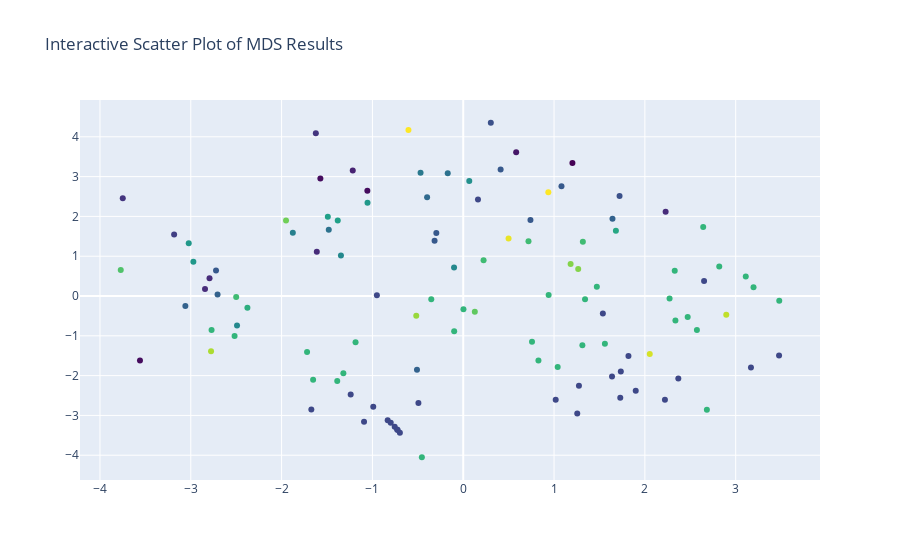

Notebook code for this chart:
### Code cell
import pandas as pd
import numpy as np
import plotly.graph_objects as go
from sklearn.manifold import MDS
from scipy.cluster.hierarchy import linkage, dendrogram
from sklearn import manifold
from sklearn.preprocessing import LabelEncoder
from sklearn import preprocessing
from sklearn.metrics import pairwise_distances

# read in xls data
data = pd.read_excel(r"C:\Users\student\Downloads\Visual Analytics\P3\VA_Project2_data.xlsx")

# label encode categorical features
le = LabelEncoder()
data['Intelligence Agency'] = le.fit_transform(data['Intelligence Agency'])
data['File Id'] = le.fit_transform(data['File Id'])
data['Crime'] = le.fit_transform(data['Crime'])
data['Name'] = le.fit_transform(data['Name'])
data[' Location'] = le.fit_transform(data[' Location'])
data[' Country'] = le.fit_transform(data[' Country'])
data[' Month'] = le.fit_transform(data[' Month'])
data['Organization'] = le.fit_transform(data['Organization'])

# fill missing values with 0
data.fillna(0, inplace=True)

# select features to use
feature_names = ['Intelligence Agency', 'File Id',' Date', ' Country', ' Month', 'Year', 'Name', 'Organization']
X = data[feature_names].values

# standardize features
scaled_data = preprocessing.scale(X)

# compute pairwise dissimilarities
dissimilarities = pairwise_distances(scaled_data, metric='euclidean')

# compute MDS
mds = MDS(dissimilarity='precomputed')
X_mds = mds.fit_transform(dissimilarities)

# create hover text with file IDs and names
#hover_text = ["File ID: " + str(file_id) + "<br>" + "Name: " + name for file_id, name in zip(data['File Id'], data['Name'])]
 # create hover text with file IDs and names
#hover_text = ["File ID: " + str(file_id) + "<br>" + "Name: " + str(name) for file_id, name in zip(data['File Id'], data['Name'])]
 
# create hover text with file IDs, names, and other information
#hover_text = ["File ID: " + str(file_id) + "<br>" + "Name: " + name + "<br>" + " Date: " + str(date) + "<br>" + " Month: " + str(month) + "<br>" + "Year: " + str(year) + "<br>" + "Location: " + location + "<br>" + "Country: " + country for file_id, name, date, month, year, location, country in zip(data['File Id'], data['Name'], data[' Date'], data[' Month'], data['Year'], data[' Location'], data[' Country'])]
 
# create hover text with file IDs, names, dates, months, years, locations, and countries
hover_text = ["File ID: " + str(file_id) + "<br>" +
              "Name: " + str(name) + "<br>" +
              "Date: " + str(date) + "<br>" +
              "Month: " + str(month) + "<br>" +
              "Year: " + str(year) + "<br>" +
              "Location: " + str(location) + "<br>" +
              "Country: " + str(country) for file_id, name, date, month, year, location, country in
              zip(data['File Id'], data['Name'], data[' Date'], data[' Month'], data['Year'], data[' Location'], data[' Country'])]
    
    
# create categorical color scale based on country
countries = data[' Country'].unique()
color_scale = [np.where(countries == c)[0][0] for c in data[' Country']]

# create scatter plot with hover text and categorical color scale
fig = go.Figure(data=go.Scatter(
    x=X_mds[:, 0], 
    y=X_mds[:, 1],
    mode='markers',
    text=hover_text,
    hoverinfo='text',
        marker=dict(
    color=color_scale,
    colorscale='Viridis'
)

    )
)

fig.update_layout(title='Interactive Scatter Plot of MDS Results')
fig.show()

### Figure 1 — Plotly figure (JSON) as saved in the notebook; plotly's stock layout.template omitted (floating-point values rounded to 4 significant figures)
{"data": [{"hoverinfo": "text", "marker": {"color": [0, 1, 2, 3, 4, 5, 6, 7, 8, 9, 10, 11, 9, 12, 13, 10, 9, 1, 14, 15, 16, 9, 17, 9, 18, 19, 10, 20, 17, 21, 4, 18, 4, 22, 5, 4, 23, 17, 9, 22, 12, 15, 7, 22, 22, 8, 24, 21, 21, 21, 21, 25, 21, 21, 21, 21, 21, 21, 21, 21, 26, 21, 21, 21, 15, 27, 21, 21, 26, 21, 21, 21, 28, 10, 7, 7, 21, 21, 21, 1, 21, 21, 29, 7, 21, 30, 21, 7, 7, 7, 7, 7, 7, 7, 7, 7, 7, 7, 7, 7, 7, 7, 7, 7, 7, 7, 7, 7, 7, 31, 32, 32, 21, 21], "colorscale": [[0, "#440154"], [0.1111, "#482878"], [0.2222, "#3e4989"], [0.3333, "#31688e"], [0.4444, "#26828e"], [0.5556, "#1f9e89"], [0.6667, "#35b779"], [0.7778, "#6ece58"], [0.8889, "#b5de2b"], [1, "#fde725"]]}, "mode": "markers", "text": ["File ID: 0<br>Name: 24<br>Date: 29.0<br>Month: 5<br>Year: 2003.0<br>Location: 21<br>Country: 11", "File ID: 1<br>Name: 20<br>Date: 0.0<br>Month: 8<br>Year: 2002.0<br>Location: 43<br>Country: 4", "File ID: 2<br>Name: 19<br>Date: 23.0<br>Month: 5<br>Year: 2003.0<br>Location: 80<br>Country: 10", "File ID: 3<br>Name: 29<br>Date: 3.0<br>Month: 8<br>Year: 2003.0<br>Location: 66<br>Country: 6", "File ID: 4<br>Name: 45<br>Date: 0.0<br>Month: 14<br>Year: 0.0<br>Location: 84<br>Country: 20", "File ID: 5<br>Name: 54<br>Date: 22.0<br>Month: 13<br>Year: 2002.0<br>Location: 52<br>Country: 0", "File ID: 6<br>Name: 1<br>Date: 0.0<br>Month: 14<br>Year: 0.0<br>Location: 82<br>Country: 16", "File ID: 7<br>Name: 22<br>Date: 0.0<br>Month: 6<br>Year: 2002.0<br>Location: 40<br>Country: 32", "File ID: 8<br>Name: 5<br>Date: 2.0<br>Month: 0<br>Year: 2003.0<br>Location: 73<br>Country: 12", "File ID: 9<br>Name: 37<br>Date: 12.0<br>Month: 5<br>Year: 2003.0<br>Location: 75<br>Country: 17", "File ID: 10<br>Name: 67<br>Date: 0.0<br>Month: 14<br>Year: 0.0<br>Location: 0<br>Country: 19", "File ID: 11<br>Name: 41<br>Date: 0.0<br>Month: 3<br>Year: 1999.0<br>Location: 94<br>Country: 13", "File ID: 12<br>Name: 64<br>Date: 15.0<br>Month: 10<br>Year: 2003.0<br>Location: 75<br>Country: 17", "File ID: 13<br>Name: 36<br>Date: 16.0<br>Month: 10<br>Year: 2003.0<br>Location: 24<br>Country: 14", "File ID: 14<br>Name: 49<br>Date: 20.0<br>Month: 7<br>Year: 2003.0<br>Location: 1<br>Country: 2", "File ID: 15<br>Name: 48<br>Date: 0.0<br>Month: 14<br>Year: 0.0<br>Location: 72<br>Country: 19", "File ID: 16<br>Name: 60<br>Date: 17.0<br>Month: 6<br>Year: 2003.0<br>Location: 75<br>Country: 17", "File ID: 17<br>Name: 46<br>Date: 1.0<br>Month: 6<br>Year: 2003.0<br>Location: 91<br>Country: 4", "File ID: 18<br>Name: 15<br>Date: 0.0<br>Month: 14<br>Year: 1990.0<br>Location: 88<br>Country: 15", "File ID: 19<br>Name: 39<br>Date: 0.0<br>Month: 14<br>Year: 1998.0<br>Location: 48<br>Country: 21", "File ID: 20<br>Name: 35<br>Date: 2.0<br>Month: 5<br>Year: 2003.0<br>Location: 76<br>Country: 18", "File ID: 21<br>Name: 21<br>Date: 0.0<br>Month: 14<br>Year: 0.0<br>Location: 31<br>Country: 17", "File ID: 22<br>Name: 17<br>Date: 19.0<br>Month: 12<br>Year: 2003.0<br>Location: 44<br>Country: 8", "File ID: 23<br>Name: 67<br>Date: 19.0<br>Month: 12<br>Year: 2003.0<br>Location: 24<br>Country: 17", "File ID: 24<br>Name: 18<br>Date: 1.0<br>Month: 11<br>Year: 2003.0<br>Location: 79<br>Country: 9", "File ID: 25<br>Name: 43<br>Date: 20.0<br>Month: 3<br>Year: 2003.0<br>Location: 65<br>Country: 27", "File ID: 26<br>Name: 48<br>Date: 27.0<br>Month: 5<br>Year: 2004.0<br>Location: 70<br>Country: 19", "File ID: 27<br>Name: 40<br>Date: 0.0<br>Month: 14<br>Year: 0.0<br>Location: 64<br>Country: 26", "File ID: 28<br>Name: 14<br>Date: 0.0<br>Month: 14<br>Year: 0.0<br>Location: 94<br>Country: 8", "File ID: 29<br>Name: 67<br>Date: 0.0<br>Month: 14<br>Year: 0.0<br>Location: 58<br>Country: 29", "File ID: 30<br>Name: 67<br>Date: 15.0<br>Month: 0<br>Year: 2004.0<br>Location: 17<br>Country: 20", "File ID: 31<br>Name: 19<br>Date: 1.0<br>Month: 10<br>Year: 2004.0<br>Location: 79<br>Country: 9", "File ID: 32<br>Name: 15<br>Date: 0.0<br>Month: 14<br>Year: 1950.0<br>Location: 81<br>Country: 20", "File ID: 33<br>Name: 39<br>Date: 25.0<br>Month: 13<br>Year: 2003.0<br>Location: 42<br>Country: 25", "File ID: 34<br>Name: 8<br>Date: 0.0<br>Month: 14<br>Year: 0.0<br>Location: 94<br>Country: 0", "File ID: 35<br>Name: 45<br>Date: 1.0<br>Month: 13<br>Year: 0.0<br>Location: 83<br>Country: 20", "File ID: 36<br>Name: 67<br>Date: 0.0<br>Month: 14<br>Year: 0.0<br>Location: 89<br>Country: 7", "File ID: 37<br>Name: 23<br>Date: 0.0<br>Month: 14<br>Year: 0.0<br>Location: 44<br>Country: 8", "File ID: 38<br>Name: 67<br>Date: 17.0<br>Month: 13<br>Year: 2004.0<br>Location: 49<br>Country: 17", "File ID: 39<br>Name: 14<br>Date: 0.0<br>Month: 14<br>Year: 0.0<br>Location: 63<br>Country: 25", "File ID: 40<br>Name: 3<br>Date: 5.0<br>Month: 12<br>Year: 2004.0<br>Location: 24<br>Country: 14", "File ID: 41<br>Name: 67<br>Date: 0.0<br>Month: 14<br>Year: 0.0<br>Location: 78<br>Country: 21", "File ID: 42<br>Name: 45<br>Date: 1.0<br>Month: 13<br>Year: 2004.0<br>Location: 94<br>Country: 32", "File ID: 43<br>Name: 40<br>Date: 1.0<br>Month: 3<br>Year: 2004.0<br>Location: 63<br>Country: 25", "File ID: 44<br>Name: 40<br>Date: 15.0<br>Month: 3<br>Year: 2004.0<br>Location: 63<br>Country: 25", "File ID: 48<br>Name: 4<br>Date: 2.0<br>Month: 1<br>Year: 2003.0<br>Location: 94<br>Country: 12", "File ID: 49<br>Name: 53<br>Date: 1.0<br>Month: 10<br>Year: 2003.0<br>Location: 55<br>Country: 28", "File ID: 50<br>Name: 10<br>Date: 29.0<br>Month: 7<br>Year: 2003.0<br>Location: 6<br>Country: 29", "File ID: 51<br>Name: 59<br>Date: 27.0<br>Month: 13<br>Year: 2003.0<br>Location: 30<br>Country: 29", "File ID: 52<br>Name: 51<br>Date: 1.0<br>Month: 12<br>Year: 2003.0<br>Location: 27<br>Country: 29", "File ID: 53<br>Name: 27<br>Date: 18.0<br>Month: 6<br>Year: 1999.0<br>Location: 29<br>Country: 29", "File ID: 54<br>Name: 2<br>Date: 1.0<br>Month: 11<br>Year: 2003.0<br>Location: 93<br>Country: 5", "File ID: 55<br>Name: 38<br>Date: 1.0<br>Month: 11<br>Year: 2003.0<br>Location: 39<br>Country: 29", "File ID: 56<br>Name: 34<br>Date: 0.0<br>Month: 14<br>Year: 0.0<br>Location: 46<br>Country: 29", "File ID: 57<br>Name: 13<br>Date: 0.0<br>Month: 12<br>Year: 2003.0<br>Location: 87<br>Country: 29", "File ID: 58<br>Name: 26<br>Date: 20.0<br>Month: 7<br>Year: 2000.0<br>Location: 36<br>Country: 29", "File ID: 59<br>Name: 63<br>Date: 22.0<br>Month: 3<br>Year: 2003.0<br>Location: 3<br>Country: 29", "File ID: 60<br>Name: 55<br>Date: 26.0<br>Month: 3<br>Year: 2003.0<br>Location: 7<br>Country: 29", "File ID: 61<br>Name: 61<br>Date: 27.0<br>Month: 11<br>Year: 2003.0<br>Location: 5<br>Country: 29", "File ID: 62<br>Name: 28<br>Date: 2.0<br>Month: 4<br>Year: 2004.0<br>Location: 59<br>Country: 29", "File ID: 63<br>Name: 11<br>Date: 1.0<br>Month: 3<br>Year: 2005.0<br>Location: 57<br>Country: 23", "File ID: 64<br>Name: 65<br>Date: 0.0<br>Month: 14<br>Year: 0.0<br>Location: 94<br>Country: 29", "File ID: 65<br>Name: 9<br>Date: 5.0<br>Month: 8<br>Year: 0.0<br>Location: 9<br>Country: 29", "File ID: 66<br>Name: 55<br>Date: 26.0<br>Month: 3<br>Year: 2003.0<br>Location: 14<br>Country: 29", "File ID: 67<br>Name: 9<br>Date: 0.0<br>Month: 8<br>Year: 2004.0<br>Location: 37<br>Country: 21", "File ID: 68<br>Name: 25<br>Date: 0.0<br>Month: 14<br>Year: 1994.0<br>Location: 10<br>Country: 24", "File ID: 69<br>Name: 47<br>Date: 12.0<br>Month: 3<br>Year: 2002.0<br>Location: 54<br>Country: 29", "File ID: 70<br>Name: 50<br>Date: 0.0<br>Month: 14<br>Year: 0.0<br>Location: 28<br>Country: 29", "File ID: 71<br>Name: 12<br>Date: 2.0<br>Month: 3<br>Year: 2003.0<br>Location: 56<br>Country: 23", "File ID: 72<br>Name: 34<br>Date: 0.0<br>Month: 14<br>Year: 0.0<br>Location: 90<br>Country: 29", "File ID: 73<br>Name: 67<br>Date: 3.0<br>Month: 2<br>Year: 2004.0<br>Location: 23<br>Country: 29", "File ID: 74<br>Name: 66<br>Date: 20.0<br>Month: 2<br>Year: 2004.0<br>Location: 68<br>Country: 29", "File ID: 75<br>Name: 44<br>Date: 1.0<br>Month: 13<br>Year: 0.0<br>Location: 4<br>Country: 3", "File ID: 76<br>Name: 48<br>Date: 24.0<br>Month: 13<br>Year: 0.0<br>Location: 71<br>Country: 19", "File ID: 77<br>Name: 67<br>Date: 0.0<br>Month: 14<br>Year: 0.0<br>Location: 94<br>Country: 32", "File ID: 78<br>Name: 12<br>Date: 14.0<br>Month: 13<br>Year: 2004.0<br>Location: 94<br>Country: 32", "File ID: 79<br>Name: 57<br>Date: 0.0<br>Month: 14<br>Year: 0.0<br>Location: 38<br>Country: 29", "File ID: 80<br>Name: 34<br>Date: 18.0<br>Month: 13<br>Year: 2004.0<br>Location: 16<br>Country: 29", "File ID: 81<br>Name: 67<br>Date: 15.0<br>Month: 12<br>Year: 2004.0<br>Location: 8<br>Country: 29", "File ID: 82<br>Name: 58<br>Date: 25.0<br>Month: 12<br>Year: 0.0<br>Location: 11<br>Country: 4", "File ID: 83<br>Name: 7<br>Date: 26.0<br>Month: 12<br>Year: 2004.0<br>Location: 2<br>Country: 29", "File ID: 84<br>Name: 9<br>Date: 27.0<br>Month: 12<br>Year: 2004.0<br>Location: 35<br>Country: 29", "File ID: 85<br>Name: 67<br>Date: 1.0<br>Month: 3<br>Year: 2004.0<br>Location: 47<br>Country: 30", "File ID: 86<br>Name: 32<br>Date: 3.0<br>Month: 3<br>Year: 2004.0<br>Location: 92<br>Country: 32", "File ID: 87<br>Name: 67<br>Date: 6.0<br>Month: 3<br>Year: 2004.0<br>Location: 77<br>Country: 29", "File ID: 88<br>Name: 56<br>Date: 29.0<br>Month: 11<br>Year: 2004.0<br>Location: 60<br>Country: 31", "File ID: 89<br>Name: 62<br>Date: 20.0<br>Month: 13<br>Year: 2004.0<br>Location: 67<br>Country: 29", "File ID: 90<br>Name: 67<br>Date: 28.0<br>Month: 9<br>Year: 2003.0<br>Location: 53<br>Country: 32", "File ID: 91<br>Name: 67<br>Date: 25.0<br>Month: 0<br>Year: 2003.0<br>Location: 13<br>Country: 32", "File ID: 92<br>Name: 67<br>Date: 0.0<br>Month: 14<br>Year: 0.0<br>Location: 74<br>Country: 32", "File ID: 93<br>Name: 46<br>Date: 15.0<br>Month: 6<br>Year: 2003.0<br>Location: 69<br>Country: 32", "File ID: 94<br>Name: 16<br>Date: 22.0<br>Month: 12<br>Year: 2003.0<br>Location: 25<br>Country: 32", "File ID: 95<br>Name: 42<br>Date: 0.0<br>Month: 14<br>Year: 0.0<br>Location: 50<br>Country: 32", "File ID: 96<br>Name: 67<br>Date: 0.0<br>Month: 14<br>Year: 0.0<br>Location: 51<br>Country: 32", "File ID: 97<br>Name: 67<br>Date: 0.0<br>Month: 14<br>Year: 0.0<br>Location: 33<br>Country: 32", "File ID: 98<br>Name: 67<br>Date: 23.0<br>Month: 12<br>Year: 2003.0<br>Location: 26<br>Country: 32", "File ID: 99<br>Name: 67<br>Date: 28.0<br>Month: 3<br>Year: 2003.0<br>Location: 20<br>Country: 32", "File ID: 100<br>Name: 15<br>Date: 0.0<br>Month: 14<br>Year: 0.0<br>Location: 34<br>Country: 32", "File ID: 101<br>Name: 31<br>Date: 1.0<br>Month: 10<br>Year: 0.0<br>Location: 22<br>Country: 32", "File ID: 102<br>Name: 67<br>Date: 0.0<br>Month: 14<br>Year: 0.0<br>Location: 18<br>Country: 32", "File ID: 103<br>Name: 67<br>Date: 5.0<br>Month: 10<br>Year: 2004.0<br>Location: 61<br>Country: 32", "File ID: 104<br>Name: 67<br>Date: 12.0<br>Month: 13<br>Year: 2004.0<br>Location: 85<br>Country: 32", "File ID: 105<br>Name: 30<br>Date: 21.0<br>Month: 11<br>Year: 2004.0<br>Location: 45<br>Country: 32", "File ID: 106<br>Name: 67<br>Date: 0.0<br>Month: 14<br>Year: 0.0<br>Location: 19<br>Country: 32", "File ID: 107<br>Name: 67<br>Date: 0.0<br>Month: 14<br>Year: 0.0<br>Location: 94<br>Country: 32", "File ID: 108<br>Name: 52<br>Date: 15.0<br>Month: 11<br>Year: 2004.0<br>Location: 94<br>Country: 32", "File ID: 109<br>Name: 67<br>Date: 21.0<br>Month: 11<br>Year: 2004.0<br>Location: 32<br>Country: 32", "File ID: 110<br>Name: 67<br>Date: 28.0<br>Month: 11<br>Year: 2004.0<br>Location: 94<br>Country: 32", "File ID: 111<br>Name: 67<br>Date: 0.0<br>Month: 14<br>Year: 0.0<br>Location: 94<br>Country: 32", "File ID: 45<br>Name: 6<br>Date: 3.0<br>Month: 4<br>Year: 2004.0<br>Location: 12<br>Country: 22", "File ID: 46<br>Name: 0<br>Date: 1.0<br>Month: 4<br>Year: 2004.0<br>Location: 15<br>Country: 1", "File ID: 47<br>Name: 33<br>Date: 16.0<br>Month: 4<br>Year: 2004.0<br>Location: 41<br>Country: 1", "File ID: 112<br>Name: 67<br>Date: 3.0<br>Month: 2<br>Year: 2004.0<br>Location: 86<br>Country: 29", "File ID: 113<br>Name: 67<br>Date: 0.0<br>Month: 14<br>Year: 0.0<br>Location: 62<br>Country: 29"], "type": "scatter", "x": [1.202, -1.573, 0.5827, -1.217, -2.843, -1.623, -3.183, 0.1623, 0.3036, 0.4116, -3.06, -0.3979, -0.2963, -0.1708, -0.47, -2.705, 0.7401, -1.056, -1.876, -1.347, 0.06654, -2.722, -1.054, -0.3155, -1.491, 1.681, 1.643, -2.376, -3.023, -2.518, 2.229, -1.382, -1.612, 0.224, -3.749, -2.794, -3.771, -2.972, 1.082, -2.5, -1.481, -2.491, -0.9509, 0.7185, 1.317, 1.721, 0.1276, 2.329, 1.312, -0.09979, 1.471, -1.951, 0.002348, -1.72, -0.352, 1.341, 2.336, 2.471, 1.56, 0.9405, 1.182, -1.387, -1.186, 3.196, -0.101, -0.5174, 2.819, -1.32, 1.266, -2.771, 2.642, 2.573, -2.777, -0.5094, -1.239, 2.652, -1.653, 0.7573, 0.8282, -3.559, 2.272, 3.111, 2.896, 1.537, 3.48, 2.054, 1.04, 2.368, 3.478, -0.8319, 1.819, 1.735, -0.9909, -0.7985, -1.092, 1.899, 3.168, -1.673, -0.4936, -0.7547, 1.255, 1.018, 1.638, -0.7283, -0.722, 1.274, 1.729, 2.221, -0.6975, 0.4989, -0.6032, 0.9371, 2.683, -0.4558], "y": [3.341, 2.953, 3.611, 3.151, 0.1786, 4.087, 1.548, 2.424, 4.353, 3.177, -0.252, 2.479, 1.581, 3.081, 3.094, 0.04059, 1.909, 2.642, 1.591, 1.02, 2.892, 0.6398, 2.343, 1.391, 1.994, 1.64, 1.939, -0.2961, 1.328, -1.002, 2.115, 1.897, 1.113, 0.9012, 2.455, 0.4437, 0.6536, 0.8634, 2.76, -0.02299, 1.663, -0.7422, 0.02007, 1.378, 1.362, 2.513, -0.3969, 0.6358, -1.24, -0.8825, 0.2341, 1.897, -0.3307, -1.405, -0.08153, -0.082, -0.6156, -0.5246, -1.2, 0.02744, 0.8043, -2.135, -1.159, 0.2186, 0.7144, -0.4988, 0.7386, -1.942, 0.676, -0.8519, 1.735, -0.8557, -1.388, -1.851, -2.476, 0.3793, -2.106, -1.147, -1.623, -1.619, -0.06024, 0.4921, -0.4731, -0.4411, -0.1183, -1.457, -1.785, -2.071, -1.496, -3.123, -1.506, -1.897, -2.783, -3.187, -3.161, -2.379, -1.796, -2.853, -2.686, -3.284, -2.953, -2.606, -2.022, -3.351, -3.368, -2.253, -2.556, -2.608, -3.437, 1.448, 4.17, 2.604, -2.855, -4.051]}], "layout": {"title": {"text": "Interactive Scatter Plot of MDS Results"}}}
